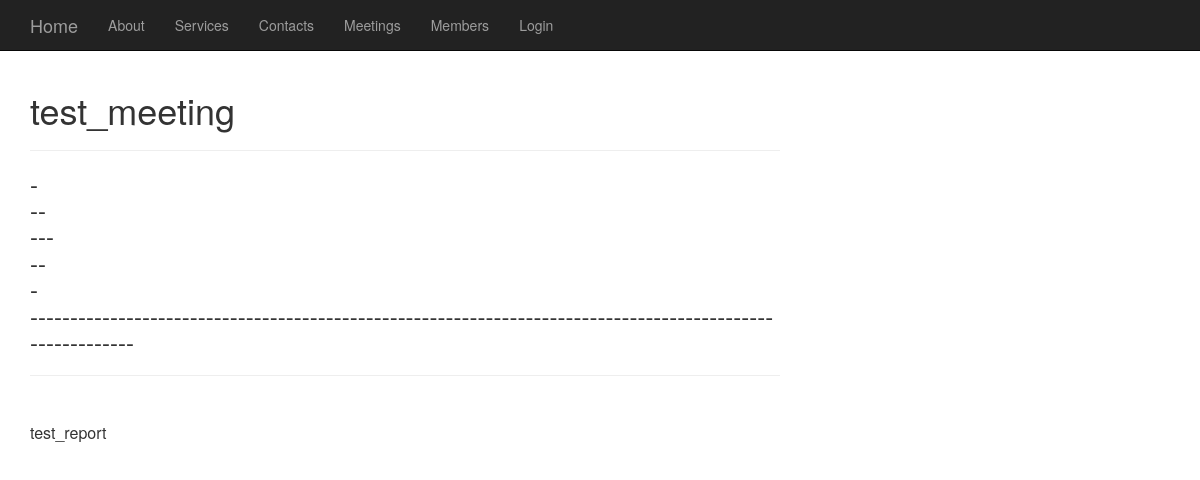
The app's page /meetings/1/, older data.
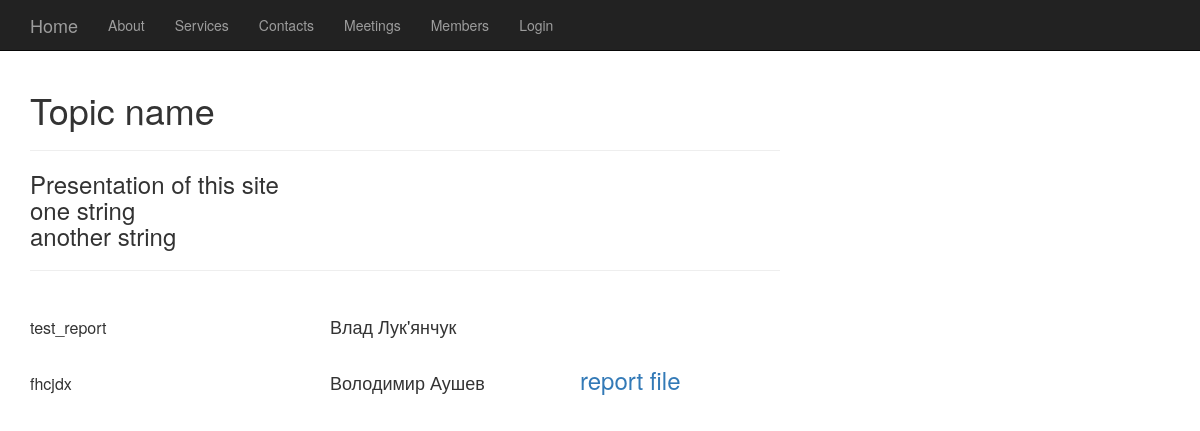
The same page, newer data.
### meetings/models.py (models this page shows, shortened)
class Meeting(models.Model):
    topic_text = models.CharField(max_length=50)
    detail_text = models.TextField()
    meeting_date = models.DateField('time of meeting')
    pub_date = models.DateField('date published', auto_now=True)

class Report(models.Model):
    meeting = models.ForeignKey(Meeting)
    author = models.ForeignKey(User)
    name = models.CharField(max_length=50)
    file = models.FileField(upload_to='report_files', blank=True)

### meetings/views.py (the view)
# urls.py: url(r'^(?P<pk>[0-9]+)/$', views.DetailView.as_view(), name='detail'),
class DetailView(generic.DetailView):
    model = Meeting
    template_name = 'meetings/detail.html'
    def get_queryset(self):
        return Meeting.objects.all()

### meetings/templates/meetings/detail.html (shortened to what this page needs)
<!DOCTYPE html>
<!DOCTYPE html>
<html lang="en">
{% load staticfiles %}
<head>
    <link href="{%static 'bootstrap.min.css'%}" rel="stylesheet">
    <link href="{%static 'blog-post.css'%}" rel="stylesheet">
</head>
<body>
    {% include "menu.html"%}
<div class="container">
        <div class="row">
            <div class="col-lg-8">
                <h1>{{ meeting.topic_text }}</h1>
                <hr>
                <h3><p class="lead">{{ meeting.detail_text|linebreaks }}</p></h3>
                <hr>
                <table cellspacing="2" cellpadding="2">
                    {% for report in meeting.report_set.all %}
                    <tr><td width="300"><h3><font size="3">{{ report.name }}</font></h3></td>
                        <td width="250"><h3><font size="4">{{ report.author.first_name }}  {{ report.author.last_name }}
                        </font></h3></td></h3>
                        {% if report.file.name %}
                            <td><h3><a href="{{report.file.url}}">report file</a></h3></td>
                        {% endif %}
                    </tr>
                    {% endfor %}
                </table>
                </div>
            </div>
    </div>
</body>
</html>

Row changes from the older to the newer data that the page shows:
changed Meeting: topic_text "test_meeting" → "Topic name"; detail_text "- -- --- -- - ----------------------------------------------------------------------------------------------------------" → "Presentation of this site one string another string"
changed through a linked row, Report "test_report": author.first_name (not shown) → "Влад"; author.last_name (not shown) → "Лук'янчук"
added Report: name "fhcjdx", author.first_name "Володимир", author.last_name "Аушев"
